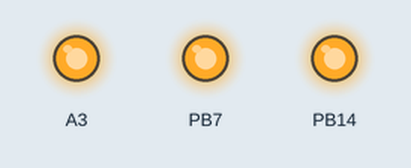
Simulated run of this sketch. Board: STM32 Nucleo. Parts: output pins drawn as LEDs (lit = HIGH).

Above: at 0.1 s.
Timing chart, 0 to 1.6 s (numbered marks = the images above):
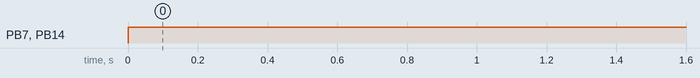

Measured:
- by itself, PB7, PB14: LOW → HIGH at 0.00 s

The sketch:

Off_Using_Arduino_IDE_for_Cortex-M4_STM32F303ZET6_Nucleo-144.ino
```cpp
void setup() {
  // put your setup code here, to run once:
  pinMode(PB0, OUTPUT);
  pinMode(PB7, OUTPUT);
  pinMode(PB14, OUTPUT);
}

void loop() {
  // put your main code here, to run repeatedly:
  digitalWrite(PB0, HIGH);
  digitalWrite(PB7, HIGH);
  digitalWrite(PB14, HIGH);
}
```
